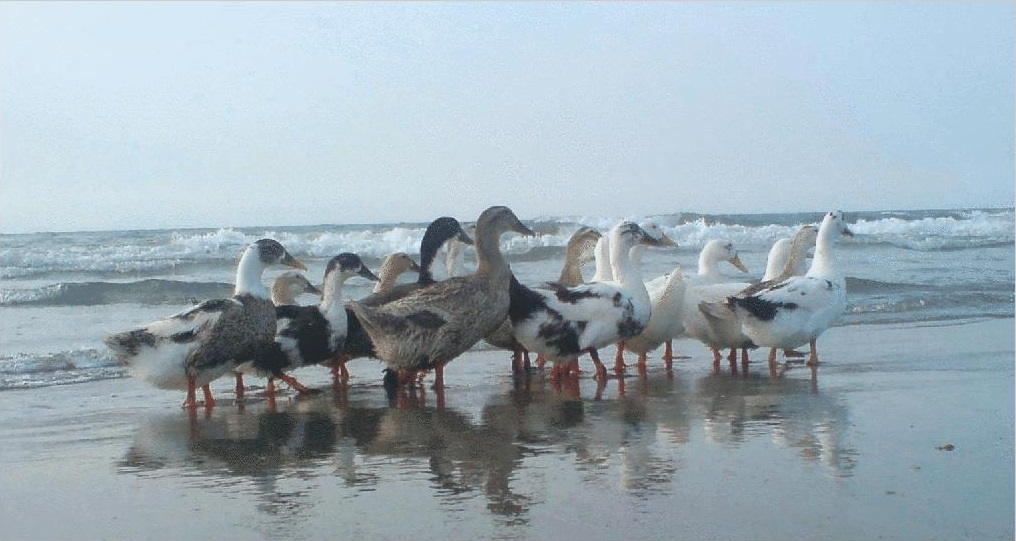
#> input picture vis/books/Chapter03/images/RGB.jpg, 1016 x 541 px, found by its file name
$ jupyter execute Chapter003.ipynb
#> lines starting #> are read from the running program, lines starting #| are printed output that depends on the picture
# **Author: Dr. Mohammad Javad Parseh (Jahrom University)**

## Reading, Writing and Displaying Images

### Reading Images

[cell 1]
import cv2
from google.colab.patches import cv2_imshow

# Reading image and converting it into an ndarray
img = cv2.imread('/content/drive/MyDrive/Image Processing and Acquisition using Python/Chapter03/images/RGB.jpg')
#> img is the input picture: shape (541, 1016, 3); mean B, G, R 181.3, 172.2, 156.9
# Converting img to grayscale
img_grayscale = cv2.cvtColor(img, cv2.COLOR_BGR2GRAY)
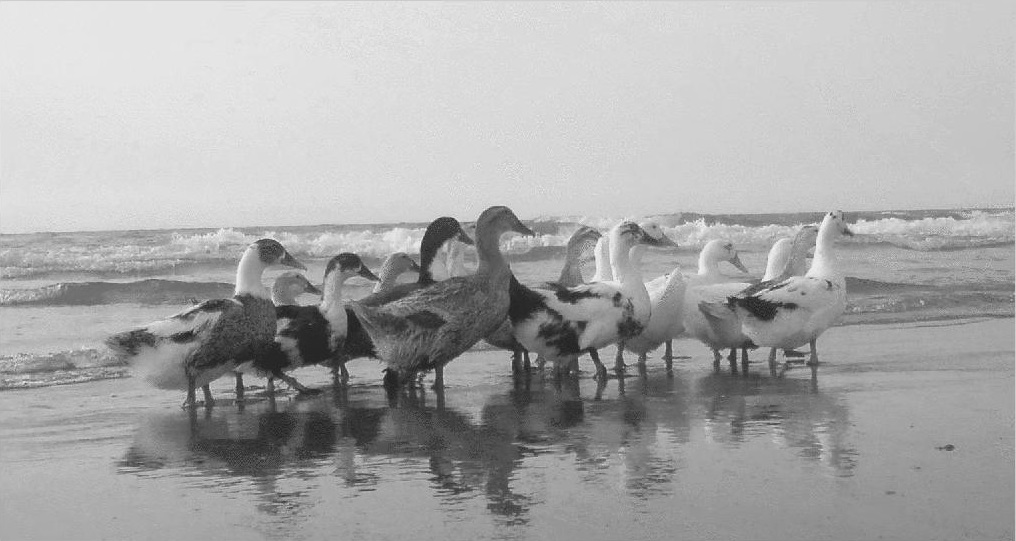
#> img_grayscale: shape (541, 1016); min 27, max 249, mean 168.7
cv2_imshow(img)
cv2_imshow(img_grayscale)

[cell 2]
from PIL import Image
import numpy as np
# Reading image and converting it into grayscale.
img = Image.open('/content/drive/MyDrive/Image Processing and Acquisition using Python/Chapter03/images/RGB.jpg').convert('L')
# convert PIL Image object to numpy array
img1 = np.array(img)
# Performing image processing on img.
#####img2 = image_processing(img)#####
# Converting ndarray to image for saving using PIL.
img2 = Image.fromarray(img1)
img2

### Writing Images

[cell 3]
import cv2
img = cv2.imread('/content/drive/MyDrive/Image Processing and Acquisition using Python/Chapter03/images/RGB.jpg')
# cv2.imwrite will take an ndarray.
cv2.imwrite('new_binary.png', img)
#> Out = True

[cell 4]
from PIL import Image

# Reading image and converting it into grayscale.
img = Image.open('/content/drive/MyDrive/Image Processing and Acquisition using Python/Chapter03/images/Gray.jpg').convert('L')
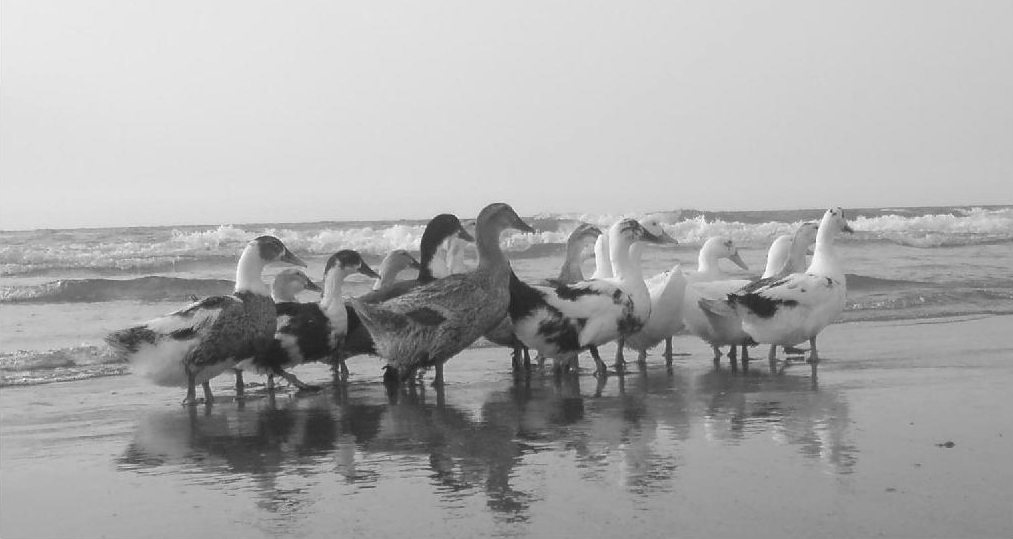
#> input picture vis/books/Chapter03/images/Gray.jpg, 1013 x 539 px, found by its file name
#> img: PIL image 1013x539 L
img.save('new_gray.jpg')

### Displaying Images

[cell 5]
import cv2
import os
import matplotlib.pyplot as plt
# cv2.imread will read the image and convert it into an ndarray.
base_path = '/content/drive/MyDrive/Image Processing and Acquisition using Python/Chapter03'
# Opening the image.
a = cv2.imread(os.path.join(base_path, 'images/Gray.jpg'))
#> a is the input picture: shape (539, 1013, 3); min 31, max 255, mean 169.3
img = cv2.cvtColor(a, cv2.COLOR_BGR2GRAY)
# We import matplotlib.pyplot to display an image in grayscale.
# If gray is not supplied the image will be displayed in color.
plt.figure(figsize=(10,3))
plt.subplot(1,2,1)
plt.imshow(img, 'gray')
x = img.ravel()
plt.subplot(1,2,2)
plt.hist(x,256,[0,255])
plt.show()
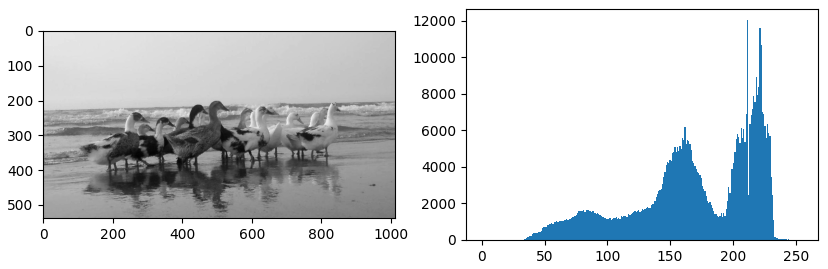
#> figure drawn by matplotlib, 2 panels; panel 2: tallest bar 12035 high, from x = 211.2 to 212.2

[cell 6]
import cv2
import os
import matplotlib.pyplot as plt
import numpy as np

# cv2.imread will read the image and convert it into an ndarray.
base_path = '/content/drive/MyDrive/Image Processing and Acquisition using Python/Chapter03'
# Opening the image.
a = cv2.imread(os.path.join(base_path, 'images/Gray.jpg'))
img = cv2.cvtColor(a, cv2.COLOR_BGR2GRAY)
# create the histogram
vals = img.flatten()
# plot histogram with 255 bins
b, bins, patches = plt.hist(vals, bins=255, range=(0,255))
#> b = 255 values, max 12035 at index 212, min 0 at index 0, mean 2141.2; bins = 256 values from 0 to 255; patches = 255 items
plt.xlim([0,255])
plt.show()
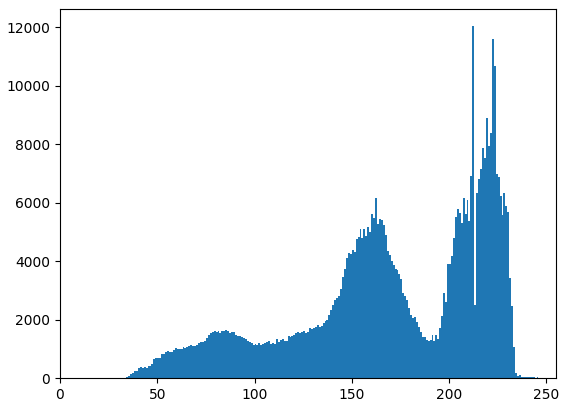
#> figure drawn by matplotlib, 1 panel; tallest bar 12035 high, from x = 212 to 213

[cell 7]
from PIL import Image
import matplotlib.pyplot as plt
# cv2.imread will read the image and convert it into an ndarray.
base_path = '/content/drive/MyDrive/Image Processing and Acquisition using Python/Chapter03'
a = Image.open(os.path.join(base_path, 'images/RGB.jpg'))
#> a: PIL image 1016x541 RGB
img = a.convert('L')
# We import matplotlib.pyplot to display an image in grayscale.
# If gray is not supplied the image will be displayed in color.
plt.figure(figsize=(15,8))
plt.subplot(1,2,1)
plt.title('RGB Image')
plt.imshow(a)

plt.subplot(1,2,2)
plt.title('GrayScale Image')
plt.imshow(img, 'gray')
